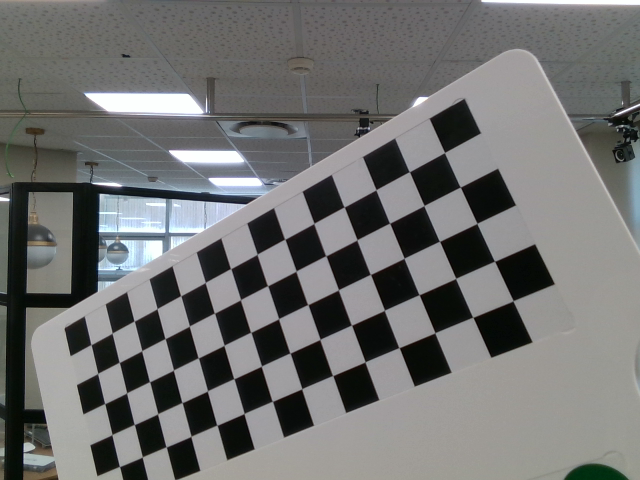
#> input picture realsense_camera/chessboard/101.png, 640 x 480 px; its folder holds 4 pictures in this run
$ python calibrate.py
#> lines starting #> are read from the running program, lines starting #| are printed output that depends on the picture; after the words box and inside, x2 and y2 are one past the last pixel; in counts of white or black regions, pixels touching at a corner belong together
import numpy as np
import cv2
import os
import glob

if __name__ == '__main__':
   criteria = (cv2.TERM_CRITERIA_EPS + cv2.TERM_CRITERIA_MAX_ITER, 30, 0.001)

   # prepare object points, like (0,0,0), (1,0,0), (2,0,0) ....,(6,5,0)
   objp = np.zeros((14*5,3), np.float32)
   objp[:,:2] = np.mgrid[0:14,0:5].T.reshape(-1,2)

   # Arrays to store object points and image points from all the images.
   objpoints = [] # 3d point in real world space
   imgpoints = [] # 2d points in image plane.

   images = glob.glob('./realsense_camera/chessboard/**1.png')

   gray = None
   for fname in images:
      img = cv2.imread(fname)
#> img is the input picture: shape (480, 640, 3); mean B, G, R 112.5, 113.4, 112.8
      gray = cv2.cvtColor(img, cv2.COLOR_BGR2GRAY)

   # Find the chess board corners
      ret, corners = cv2.findChessboardCorners(gray, (14,5), None)
#> ret = True; corners = 70 rows, first 8: [90.86, 344.6], [112, 333.1], [134.2, 321], [156.9, 308.5], [180.8, 295.6], [205.4, 282.5], [230.8, 268.6], [257.1, 254.3]

      if ret == True:
         objpoints.append(objp)

         corners2 = cv2.cornerSubPix(gray,corners, (11,11), (-1,-1), criteria)
#> corners2 = 70 rows, first 8: [90.99, 344.6], [112.2, 333.1], [134.2, 321.1], [157, 308.7], [180.7, 295.7], [205.2, 282.5], [230.6, 268.6], [257.1, 254.3]
         imgpoints.append(corners2)

         cv2.drawChessboardCorners(img, (14,5), corners2, ret)
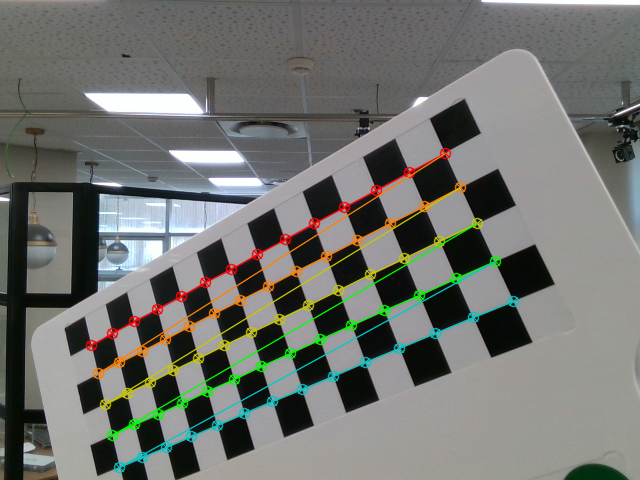
#> img: shape (480, 640, 3); 5.01% of pixels changed, all inside (x1, y1, x2, y2) = (85, 147, 520, 474)
         print("done one")
#> pass 2 of the loop `for fname in images:`:
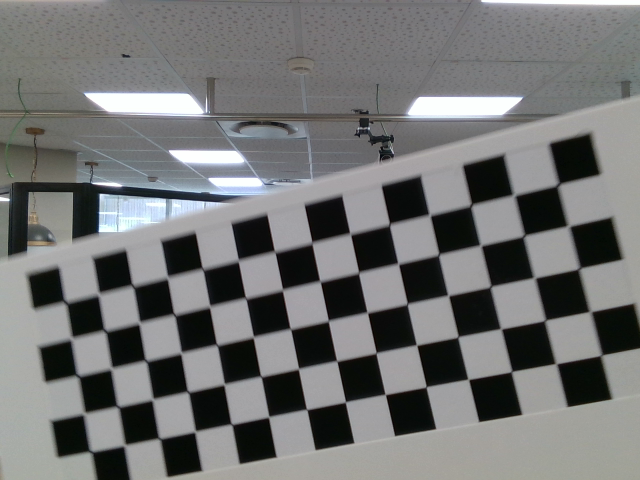
#> input picture realsense_camera/chessboard/111.png, 640 x 480 px
#> img is the input picture: shape (480, 640, 3); mean B, G, R 114.7, 114.9, 114.1
#> corners = 70 rows, first 8: [65.34, 301.3], [99, 294], [132.6, 285.7], [167.5, 277.5], [202.5, 269], [238.2, 260.5], [274.6, 251.8], [312, 243]
#> corners2 = 70 rows, first 8: [65.33, 302.1], [98.56, 294], [132.6, 285.7], [167.4, 277.5], [202.6, 269], [238.3, 260.4], [274.7, 251.7], [311.9, 242.7]
#> `cv2.drawChessboardCorners(img, (14,5), corners2, ret)`:
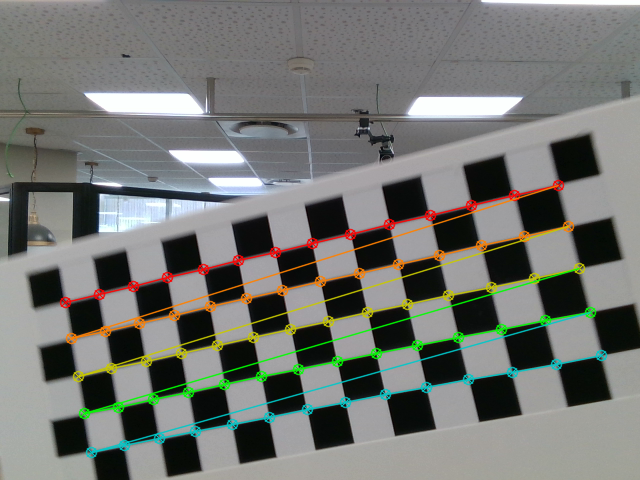
#> img: shape (480, 640, 3); 6.07% of pixels changed, all inside (x1, y1, x2, y2) = (59, 179, 608, 459)
#> pass 3 of the loop `for fname in images:`:
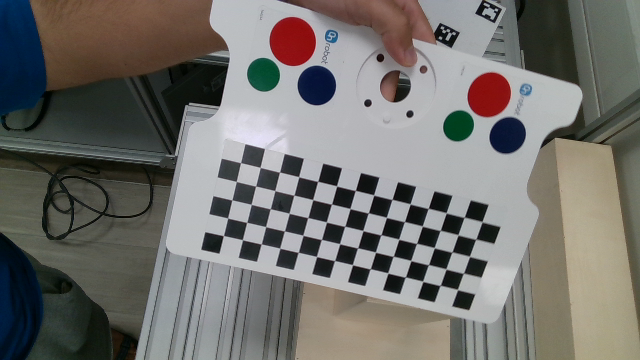
#> input picture realsense_camera/chessboard/121.png, 640 x 360 px
#> img is the input picture: shape (360, 640, 3); mean B, G, R 108.3, 112.3, 113.8
#> `gray = cv2.cvtColor(img, cv2.COLOR_BGR2GRAY)`:
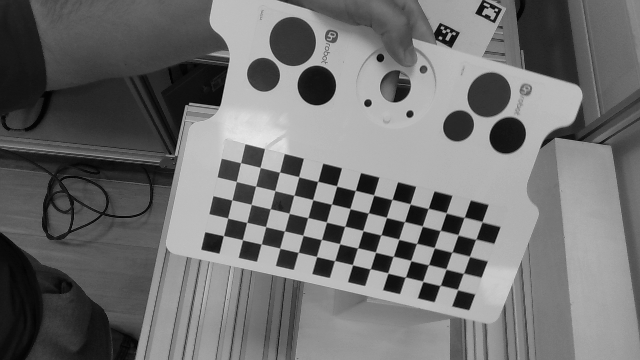
#> gray: shape (360, 640); min 1, max 233, mean 112.1
#> corners = 70 rows, first 8: [457.5, 289.5], [440.1, 285.5], [422.7, 281.4], [405.4, 277], [387.9, 273], [370.3, 268.7], [352.5, 264.7], [334.6, 260.6]
#> corners2 = 70 rows, first 8: [457.5, 289.5], [440.2, 285.4], [422.7, 281.3], [405.3, 277.1], [387.8, 273], [370.2, 268.8], [352.5, 264.7], [334.6, 260.6]
#> `cv2.drawChessboardCorners(img, (14,5), corners2, ret)`:
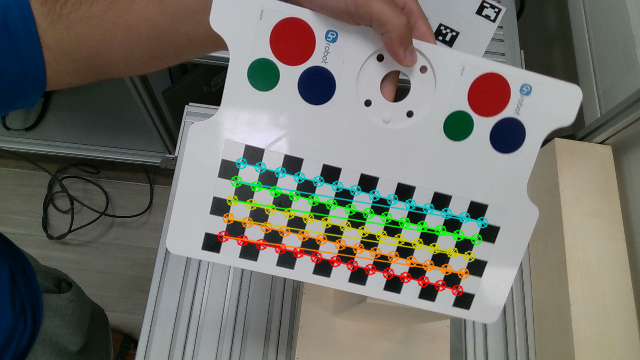
#> img: shape (360, 640, 3); 4.88% of pixels changed, all inside (x1, y1, x2, y2) = (217, 157, 489, 297)
#> the loop made 4 passes; the first 3 are shown

   print("calibarting")
   ret, mtx, dist, rvecs, tvecs = cv2.calibrateCamera(objpoints, imgpoints, gray.shape[::-1], None, None)
   print(mtx, dist)
   np.save('mtx.npy',mtx)
   np.save('dist.npy',dist)

   print("fixing")
   img = cv2.imread('./realsense_camera/chessboard/0.png')
#> (the run stopped early here; a loop or call above may not have finished)
